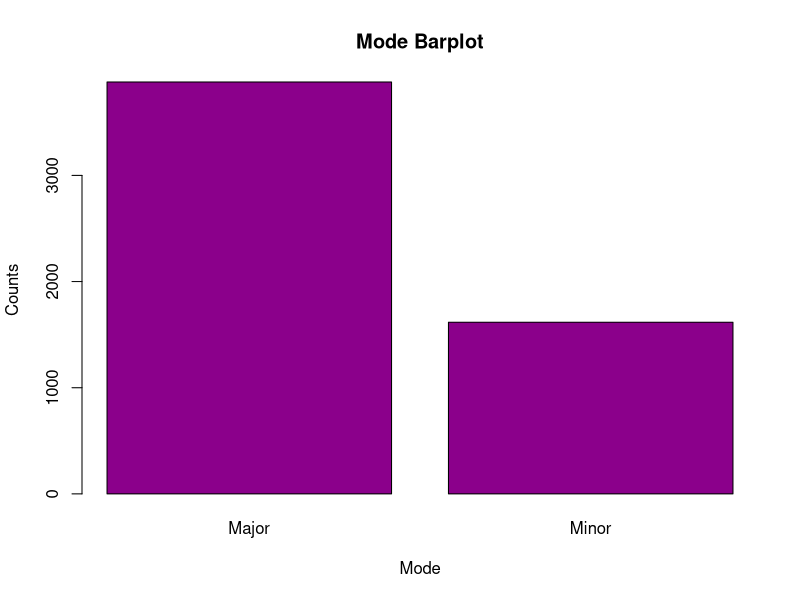
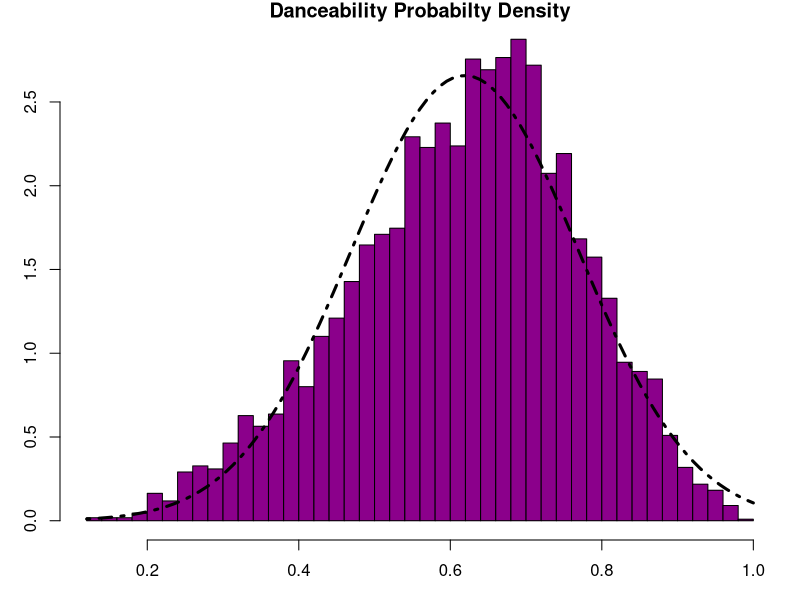
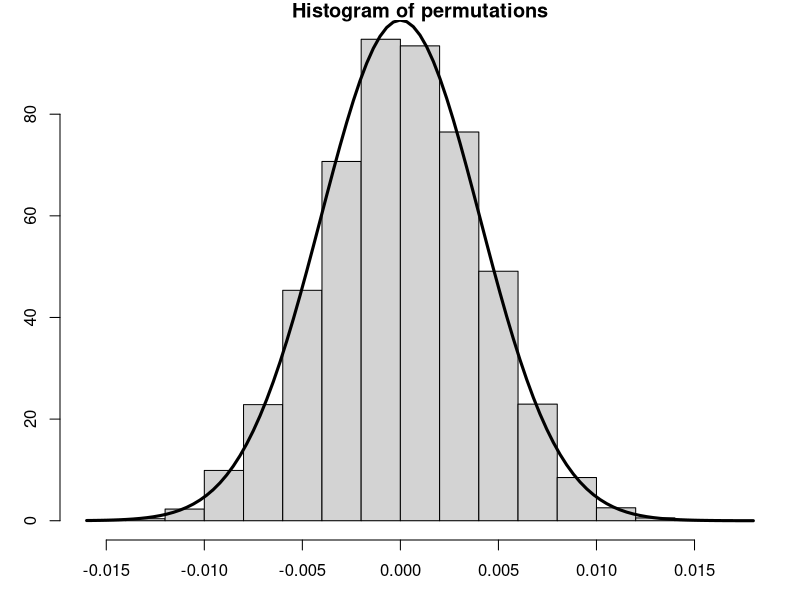
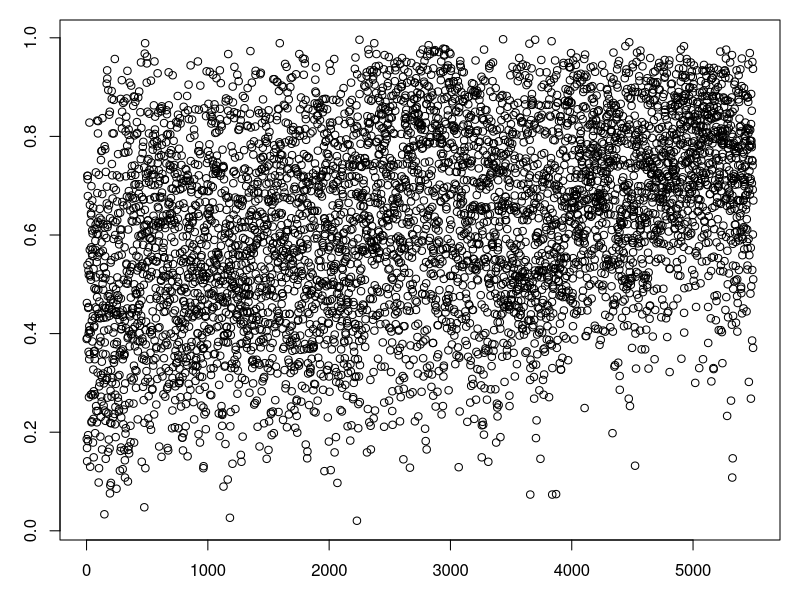

Write R code to recreate these figures, in order. (Note: this script raises an error after producing the figures.)
#Kodi Obika
#Eryk Pecyna
#Additional Point 22 - Team consists of two members

#This code is for getting Spotify's data Billboard Top 100s from 1960-2015 and writing the relevant
#data to a csv, run it once then never again

#library(billboard)
#dirty <- spotify_track_data
#tracks <- data.frame(year = dirty$year, explicit = dirty$explicit, danceability = dirty$danceability,
#                     energy = dirty$energy, key = dirty$key, loudness = dirty$loudness,
#                     mode = dirty$mode, speechiness = dirty$speechiness, acousticness = dirty$acousticness,
#                     instrumentalness = dirty$instrumentalness, liveness = dirty$liveness,
#                     valence = dirty$valence, tempo = dirty$tempo, duration_ms = dirty$duration_ms,
#                     time_signature = dirty$time_signature)
#
#write.csv(tracks, "TrackData.csv")
#
#data <- read.csv("TrackData.csv")
#
#N <- length(data$danceability)
#Position <- numeric(N)
#for(i in 1:N) {
#  diff <- which(data$year == data$year[i])[1] - 1
#  Position[i] <- data$X[i]-diff
#}
#
#tracks <- cbind(Position, tracks)
#
#write.csv(tracks, "TrackData.csv")


#Additional Point 1 - lots of columns baby
#Additional Point 2 - The data set is large enough that we can use it as a population to
#                     draw samples from
data <- read.csv("TrackData.csv")

mode_lab <- c("Major", "Minor")
mode_count <- c(sum(data$mode == 1), sum(data$mode == 0))
barplot(mode_count, xlab = "Mode", ylab = "Counts", col = "darkmagenta", names.arg = mode_lab, main = "Mode Barplot")

par(mar=c(3,3,1,1))

hist(data$danceability,
     breaks="FD", 
     freq=FALSE,
     col="darkmagenta",
     xlab = "Danceability",
     main = "Danceability Probabilty Density")

for(i in 1960:2015) print(sum(data$year== i))

curve(dnorm(x, mean(data$danceability), sqrt(var(data$danceability))), add = TRUE, lwd = 3, lty = 4)

perm.test <- function(x, y, z, n) {
  mean(x)
  var(x)
  mu.z = mean(x[y == z]); mu.z
  var(x[y == z])
  mu.nz = mean(x[y != z]); mu.nz
  var(x[y != z])
  permutations = numeric(n)
  for (i in 1:n) {
    resample = sample(x)
    zs = resample[1:(length(x)/2)]
    nzs = resample[(length(x)/2+1):length(x)]
    permutations[i] = mean(zs) - mean(nzs)
  }
  hist(permutations, freq = FALSE)
  test.statistic = mu.z - mu.nz
  abline(v = test.statistic, lwd = 3)
  2*mean(permutations < test.statistic)
  sigma.2 = var(x)
  var.p = sigma.2 * 2 / (length(x)/2)
  curve(dnorm(x, mean = 0, sd = sqrt(var.p)), add = TRUE, lwd = 3)
}
perm.test(data$danceability, data$explicit, TRUE, 10000)

plot(data$energy, data$Position)

linreg <- function(xCol, yCol, xLabel = "X", yLable = "Y") {
  #Basis Vectors for the vector space single degree polynomial functions
  m1 <- rep(1, length(xCol))
  m2 <- xCol
  
  #Projection Matrix approach
  A <- cbind(m1, m2)
  B <- t(A)%*%A
  BInv <- solve(B)
  P <- A%*%BInv%*%t(A)
  Projection <- P%*%yCol
  
  plot(xCol, yCol, pch = ".", cex = 2)
  points(xCol, Projection, col = "darkmagenta", pch =".", cex = 3)
}

linreg(data$danceability, data$Position)
